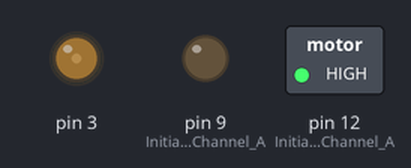
Bench run of a sketch on a simulated Arduino Uno, built with avr-gcc and run on an emulated ATmega328P. On the bench: switched loads named in the sketch (green lamp = pin HIGH), output pins drawn as LEDs (lit = HIGH).

Above: at 0.05 s.
At 19.95 s:
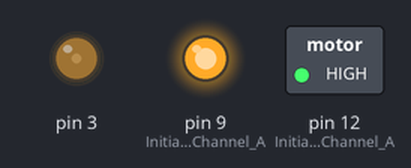
Timing chart, 0 to 23.0 s (numbered marks = the images above):
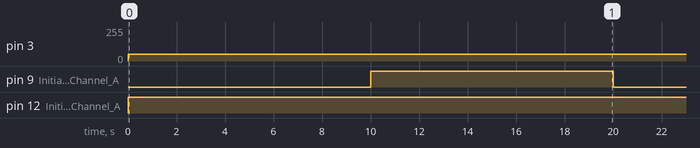

Measured:
- by itself, pin 3: 0/255 → 50/255 at 0.00 s
- by itself, pin 9 (Initiates_Brake_Channel_A): alternates HIGH for 10.0 s and LOW for 10.0 s
- by itself, pin 12 (Initiates_Motor_Channel_A): LOW → HIGH at 0.00 s

The sketch:

testdrive.ino
```cpp
/*************************************************************
Motor Shield 1-Channel DC Motor Demo
by Randy Sarafan

For more information see:
https://www.instructables.com/id/Arduino-Motor-Shield-Tutorial/

*************************************************************/

void setup() {

  //Setup Channel A
  pinMode(12, OUTPUT); //Initiates Motor Channel A pin
  pinMode(9, OUTPUT); //Initiates Brake Channel A pin

}

void loop(){

  //forward @ full speed
  digitalWrite(12, HIGH); //Establishes forward direction of Channel A
  digitalWrite(9, LOW);   //Disengage the Brake for Channel A
  analogWrite(3, 50);   //Spins the motor on Channel A at full speed

  delay(10000);

  digitalWrite(9, HIGH); //Eengage the Brake for Channel A

  delay(10000);


  /*
  //backward @ half speed
  digitalWrite(12, LOW); //Establishes backward direction of Channel A
  digitalWrite(9, LOW);   //Disengage the Brake for Channel A
  analogWrite(3, 123);   //Spins the motor on Channel A at half speed

  delay(3000);

  digitalWrite(9, HIGH); //Eengage the Brake for Channel A

  delay(1000);
  */
}
```
